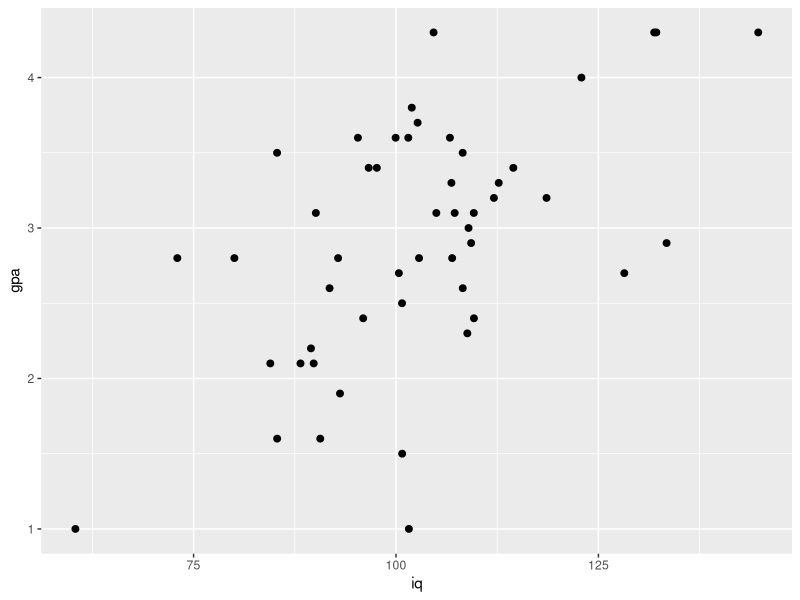
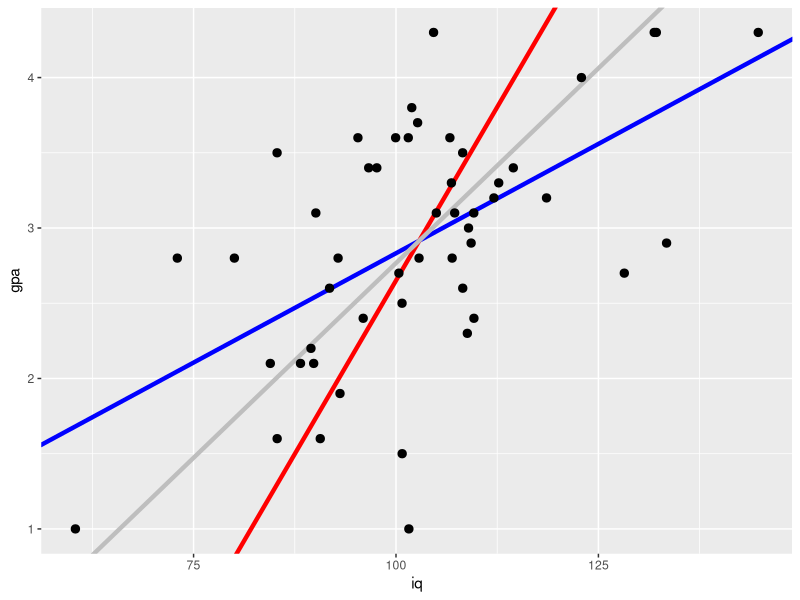
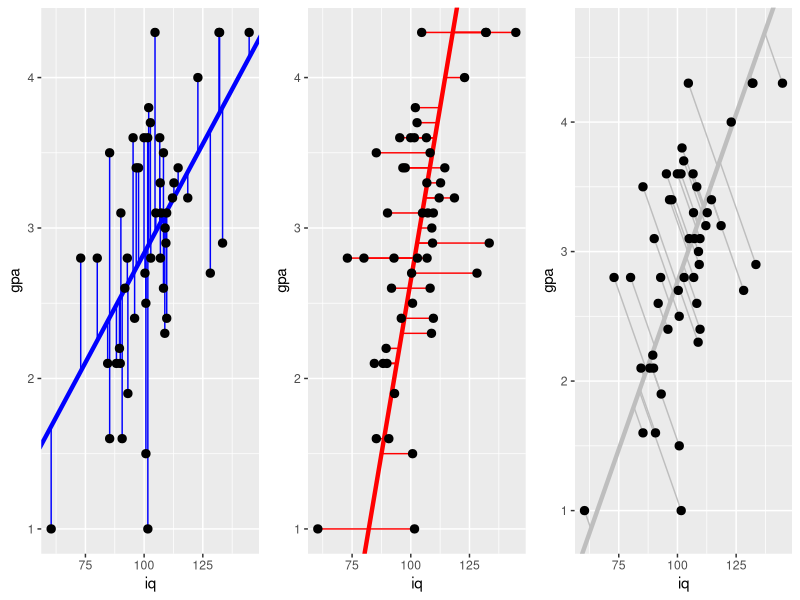

Generate these figures, in order, with R:
## ---- chunk 1
library(ggplot2)
IQ = rnorm(50, 100, 15)
GPA = pmax(1, pmin(4.3, round((IQ-100)/15*0.5+2.8+rnorm(length(IQ),0,0.7), 1)))
iq.gpa = data.frame(iq=IQ, gpa=GPA)
g1 = ggplot(iq.gpa, aes(iq,gpa))+
      geom_point(size=2)
g1
## ---- chunk 2
( lm.g.i = lm(data=iq.gpa, gpa~iq) )

( lm.i.g = lm(data=iq.gpa, iq~gpa) )
## ---- chunk 3
c(1/coef(lm.g.i)['iq'], coef(lm.i.g)['gpa'])
## ---- chunk 4
m.y = mean(iq.gpa$gpa)
m.x = mean(iq.gpa$iq)
s.y = sd(iq.gpa$gpa)
s.x = sd(iq.gpa$iq)

b1.y.x = coef(lm.g.i)['iq']
b0.y.x = coef(lm.g.i)['(Intercept)']

b1.x.y = 1/coef(lm.i.g)['gpa']
b0.x.y = m.y - b1.x.y*m.x

pc.load = prcomp(iq.gpa, scale=T, retx=T)
b1.yx = pc.load$rotation[2,1]/pc.load$rotation[1,1]*s.y/s.x
b0.yx = m.y - b1.yx*m.x

iq.gpa$yh.y.x = b1.y.x*iq.gpa$iq + b0.y.x
iq.gpa$xh.x.y = coef(lm.i.g)['gpa']*iq.gpa$gpa + coef(lm.i.g)['(Intercept)']
iq.gpa$xh.yx  = pc.load$x[,1]*pc.load$rotation[2,1]*s.x+m.x
iq.gpa$yh.yx  = pc.load$x[,1]*pc.load$rotation[1,1]*s.y+m.y


ggplot(iq.gpa, aes(x=iq, y=gpa))+
  geom_abline(intercept = b0.y.x, slope=b1.y.x, color="blue", size=1.5)+
  geom_abline(intercept = b0.x.y, slope=b1.x.y, color="red", size=1.5)+
  geom_abline(intercept = b0.yx, slope=b1.yx, color="gray", size=1.5)+
  geom_point(size=2.5)
## ---- chunk 5
g2 <- ggplot(iq.gpa, aes(x=iq, y=gpa))+
  geom_abline(intercept = b0.y.x, slope=b1.y.x, color="blue", size=1.5)+
  geom_segment(aes(x=iq, y=gpa, xend=iq, yend=yh.y.x), color="blue")+
  geom_point(size=2.5)
g3 <- ggplot(iq.gpa, aes(x=iq, y=gpa))+
  geom_abline(intercept = b0.x.y, slope=b1.x.y, color="red", size=1.5)+
  geom_segment(aes(x=iq, y=gpa, yend=gpa, xend=xh.x.y), color="red")+
  geom_point(size=2.5)
g4 <- ggplot(iq.gpa, aes(x=iq, y=gpa))+
  geom_abline(intercept = b0.yx, slope=b1.yx, color="gray", size=1.5)+
  geom_segment(aes(x=iq, y=gpa, yend=yh.yx, xend=xh.yx), color="gray")+
  geom_point(size=2.5)

library(gridExtra)
grid.arrange(g2,g3,g4,ncol=3)
